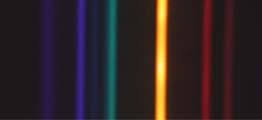
#> input picture Data/helio.png, 262 x 120 px
$ python teste0.py
#> lines starting #> are read from the running program, lines starting #| are printed output that depends on the picture
import cv2
import numpy as np
import matplotlib.pyplot as plt
from scipy.signal import find_peaks

def analisar_espectro(caminho_imagem):
#> called with caminho_imagem = './Data/helio.png'
    img = cv2.imread(caminho_imagem)
#> img is the input picture: shape (120, 262, 3); mean B, G, R 38.5, 35.5, 47.7
    if img is None:
        print("Erro: Imagem não encontrada.")
        return

    gray = cv2.cvtColor(img, cv2.COLOR_BGR2GRAY)
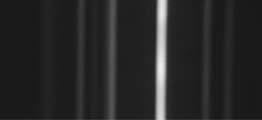
#> gray: shape (120, 262); min 21, max 236, mean 39.5

    gray = cv2.GaussianBlur(gray, (5, 5), 0)

    intensidade = np.sum(gray, axis=0)
#> intensidade = 262 values, max 25679 at index 161, min 3077 at index 33, mean 4736

    intensidade = intensidade / np.max(intensidade)
#> intensidade = 262 values, max 1 at index 161, min 0.12 at index 33, mean 0.184

    picos, _ = find_peaks(intensidade, height=0.2, distance=20)
#> picos = [80, 112, 161, 206]

    def pixel_para_nm(pixel):
        m = 0.5  # nm por pixel
        b = 380  # nm inicial
        return m * pixel + b

    comprimentos_onda = pixel_para_nm(picos)
#> comprimentos_onda = [420, 436, 460.5, 483]

    banco_dados = {
        'Hidrogênio': [410.2, 434.0, 486.1, 656.3], #Série de Balmer
        'Hélio': [447.1, 501.6, 587.6, 667.8],
        'Sódio': [589.0, 589.6], # Dubleto famoso
        'Mercúrio': [435.8, 546.1, 577.0, 579.1]
    }

    print("\n--- Análise ---")
    print(f"Picos detectados (pixels): {picos}")
#| Picos detectados (pixels): [ 80 112 161 206]
    print(f"Comprimentos de onda estimados (nm): {np.round(comprimentos_onda, 2)}")
#| Comprimentos de onda estimados (nm): [420.  436.  460.5 483. ]

    tolerancia = 10.0
    elementos_candidatos = {}

    for elemento, linhas_conhecidas in banco_dados.items():
        matches = 0
        for lambda_calc in comprimentos_onda:
            if any(abs(lambda_calc - l_ref) < tolerancia for l_ref in linhas_conhecidas):
                matches += 1

        if matches > 0:
            elementos_candidatos[elemento] = matches

    print("\n Elementos possíveis:")
    if not elementos_candidatos:
        print("Nenhum elemento identificado com clareza")
    else:
        for el, score in elementos_candidatos.items():
            print(f"{el}: {score} linhas coincidentes")

    plt.figure(figsize=(10, 6))
    plt.plot(intensidade, color='black', label='Espectro Capturado')
    plt.plot(picos, intensidade[picos], "x", color='red', label='Picos Detectados')
    plt.title("Perfil Espectral")
    plt.xlabel("Pixel (Posição)")
    plt.ylabel("Intensidade Normalizada")
    plt.legend()
    plt.show()
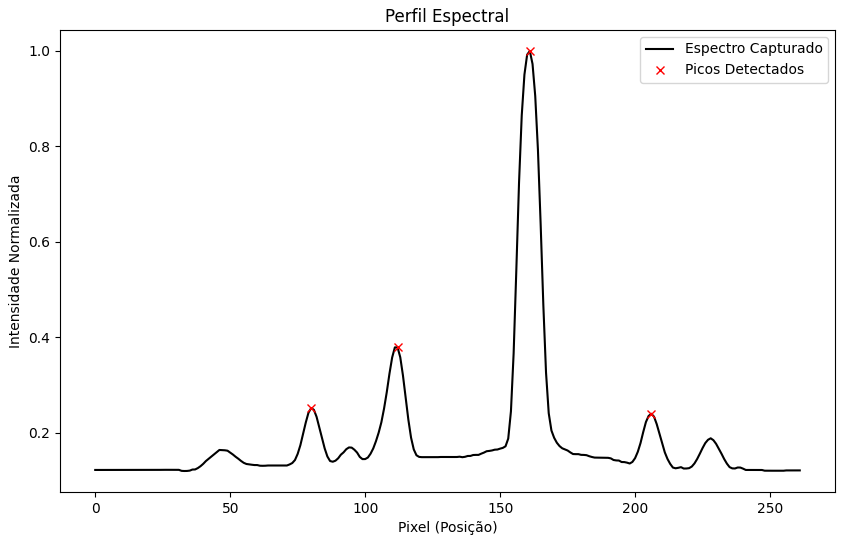
#> figure drawn by matplotlib, 1 panel; curve peaks at x = 161, y = 1

analisar_espectro('./Data/helio.png')
